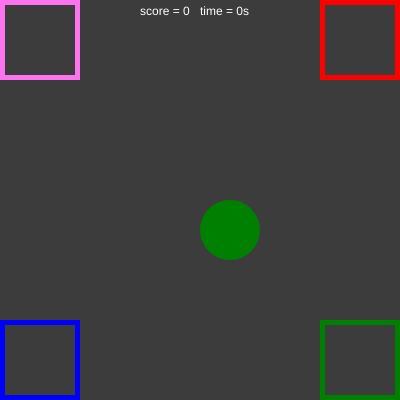
Frame 1 (no input)
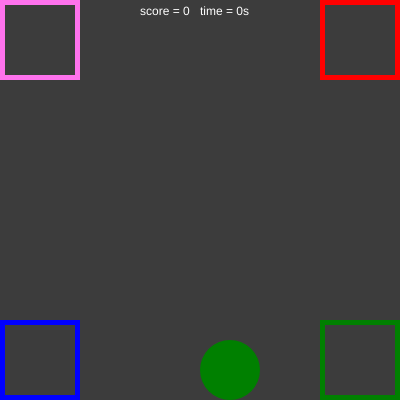
Frame 60 (no input)
Frame 120 (the mouse pressed at the canvas centre since frame 60): identical to frame 60, image omitted

The p5.js sketch that drew these frames (run headless with seeded random() and noise() and a simulated clock; from frame 60 on, the mouse is pressed at the canvas centre):

// p5.js sketch
// ── sketch.js
var timer = 0
let numbers = [1,2,3,4]
var colorPicker;
var ellipseColor = 'blue';
var score = 0;
var x, y, w, h;
var offsetX, offsetY;
var dragging = false;
var angle = 45.0
var gravity = 0.2;
var speed = 0;
function setup() {
  x = 200;
  y = 200;
  w = 50;
  h = 50;
  createCanvas(400, 400);
  c = (angle)
  rectMode(CENTER);
  ellipseMode(CORNER);
  colorPicker = random(numbers)
  text ('X = ' + x, 190, 200);
  text ('Y = ' + y, 190, 215)
}

function draw() {
  if (colorPicker == 1) {
    ellipseColor = 'red'
  }
  if (colorPicker == 2) {
    ellipseColor = 'blue'
  }
  if (colorPicker == 3) {
    ellipseColor = 'green'
  }
  if (colorPicker == 4) {
    ellipseColor = '#FE72ED'
  }
  background('#3C3C3C');
  fill('white');
  noStroke()
  text('score = '+ score,140,15);
  text("time = " + timer + 's',200,15)
  fill(ellipseColor);
  noStroke()
  ellipse(x,y,60,60)
  y = y + speed;
  noFill()
  stroke('red')
  strokeWeight(5)
  rect(360,40,75,75)
  stroke('blue')
  rect(40,360,75,75)
  stroke('green')
  rect(360,360,75,75)
  stroke('#FE72ED')
  rect(40,40,75,75)
  
  // Add gravity to speed.
  speed = speed + gravity;
  if (y > height - 50) {
    speed = 0;
    y = height - 50;
  }
  if (dragging) {
    x = mouseX + offsetX;
    y = mouseY + offsetY;
  }
  if (y > 340) {
    y = 340
  }
  
  if (y < 0) {
    y = 0
  }
  if (x > 340) {
    x = 340
  }
  if (x < 0) {
    x = 0
  }
  if (dragging == false) {
    
  if (x > 300 && y < 50 && ellipseColor == 'red') {
    x = 200
    y = 200
    score = score + 1
    colorPicker = random(numbers)
  }
  if (x > 300 && y > 300 && ellipseColor == 'green') {
    x = 200
    y = 200
    score = score + 1
    colorPicker = random(numbers)
  }
  if (y > 300 && x < 50 && ellipseColor == 'blue') {
    x = 200
    y = 200
    score = score + 1
    colorPicker = random(numbers)
  }
  if (x < 50 && y < 50 && ellipseColor == '#FE72ED') {
    x = 200
    y = 200
    score = score + 1
    colorPicker = random(numbers)
  }
  }
}
(function timerCount() {
  setTimeout(() => {
    timer = timer  + 1;
    timerCount();
  }, 1000)
})()

function mousePressed() {
  // Did I click on the rectangle?
  if (mouseX > x && mouseX < x + w && mouseY > y && mouseY < y + h) {
    dragging = true;
    // If so, keep track of relative location of click to corner of rectangle
    offsetX = x-mouseX;
    offsetY = y-mouseY;
  }
}
function mouseReleased() {
  // Quit dragging
  dragging = false;
}
  if (x > 300 && y < 50 && ellipseColor == 'red') {
    x = 200
    y = 200
    score = score + 1
    colorPicker = random(numbers)
  }
  if (x > 300 && y > 300 && ellipseColor == 'green') {
    x = 200
    y = 200
    score = score + 1
    colorPicker = random(numbers)
  }
  if (y > 300 && x < 50 && ellipseColor == 'blue') {
    x = 200
    y = 200
    score = score + 1
    colorPicker = random(numbers)
  }
  if (x < 50 && y < 50 && ellipseColor == '#FE72ED') {
    x = 200
    y = 200
    score = score + 1
    colorPicker = random(numbers)
  }
